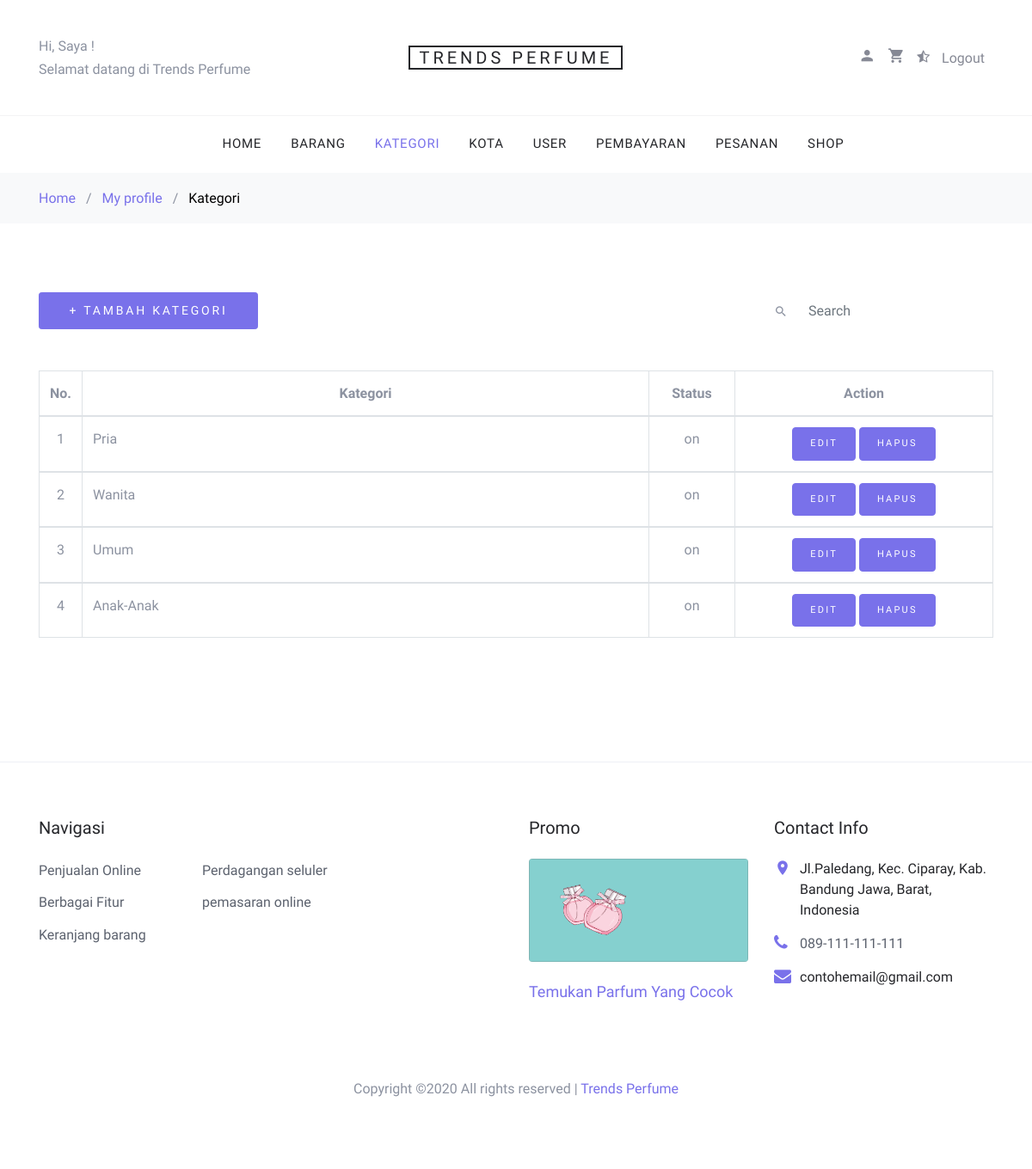
The page /index.php?page=my_profile&module=kategori&action=list (signed in) on the database its author committed.
### tables this page shows
CREATE TABLE `kategori` (
  `kategori_id` int(2) NOT NULL,
  `kategori` varchar(16) NOT NULL,
  `status` enum('on','off') NOT NULL
);

### module/kategori/list.php (the view, shortened to what this page needs)
<?php
    $search = isset($_GET["search"]) ? $_GET["search"] : false;
    $where = "";
?>
  <div class="site-wrap">
    <div class="bg-light py-3">
      <div class="container">
        <div class="row">
          <div class="col-md-12 mb-0"><a href="../../index.php">Home</a> <span class="mx-2 mb-0">/</span> <a href="list.php">My profile</a> <span class="mx-2 mb-0">/</span> <strong class="text-black">Kategori</strong> </div>
        </div>
      </div>
    </div>
    <div class="site-section">
      <div class="container">
        <div class="row">
          <div class="col-md-12">
            <div class="row mb-5">
              <div class="col-md-3 mb-3 mb-md-0">
                <a href="<?php echo BASE_URL."index.php?page=my_profile&module=kategori&action=form"; ?>"><button class="btn btn-primary btn-sm btn-block">+ Tambah Kategori</button></a>
              </div>
              <div class="col-md-6 mb-3 mb-md-0">
              </div>
              <div class="col-md-3 mb-3 mb-md-0">
                <form action="<?php echo BASE_URL."index.php"; ?>" method="GET" class="site-block-top-search">
                  <span class="icon icon-search2"></span>
                  <input type="text" value="<?php echo $search; ?>" class="form-control border-0" placeholder="Search" name="search">
                </form>
              </div>
            </div>
          </div>
        </div>
        <div class="row mb-5">
          <form class="col-md-12" method="post">
            <div class="">
              <?php
                $queryKategori = mysqli_query($link, "SELECT * FROM kategori $where");
                if(mysqli_num_rows($queryKategori) == 0) {
                    require_once("notfound.html");
                  }else{
                 ?>
              <table class="table table-bordered">
                <thead>
                  <tr class="judul">
                    <th class="tengah">No.</th>
                    <th class="kiri">Kategori</th>
                    <th class="tengah">Status</th>
                    <th class="action-kategori">Action</th>
                  </tr>
                </thead>
                <?php
                  $no = 1;
                  while ($row = mysqli_fetch_assoc($queryKategori)) {
                 ?>
                <tbody>
                  <tr>
                    <td class="tengah no-kategori"><?php echo $no; ?></td>
                    <td><?php echo $row['kategori']; ?></td>
                    <td class="tengah status-kategori"><?php echo $row['status']; ?></td>
                    <td class="form-action"><a href=" <?php echo BASE_URL."index.php?page=my_profile&module=kategori&action=form&kategori_id=$row[kategori_id]" ?> " class="btn btn-primary btn-sm-edit">Edit</a>
                    <a href="<?php echo BASE_URL."index.php?page=my_profile&module=kategori&action=delete&kategori_id=$row[kategori_id]" ?>" class="btn btn-primary btn-sm-edit">Hapus</a></td>
                  </tr>
                </tbody>
              <?php $no++; } ?>
              </table>
              <?php
               }
            ?>
            </div>
          </form>
        </div>
      </div>
    </div>
  </div>

### css/style.css (style rules this page uses)
body { cursor: default; line-height: 1.7; color: #8c92a0; font-weight: 300; font-size: 16px; }
.text-black { color: #000; }
.site-wrap:before { -webkit-transition: .3s all ease-in-out; -o-transition: .3s all ease-in-out; transition: .3s all ease-in-out; background: rgba(0, 0, 0, 0.6); content: ""; position: absolute; z-index: 2000; top: 0; left: 0; right: 0; bottom: 0; opacity: 0; visibility: hidden; }
.btn { text-transform: uppercase; position: relative; -webkit-transition: 0.2s all ease-in-out !important; -o-transition: 0.2s all ease-in-out !important; transition: 0.2s all ease-in-out !important; top: 0; letter-spacing: .05em; }
.btn.btn-sm { font-size: 14px !important; padding: 10px 20px !important; }
.btn.btn-primary { font-size: 17px; font-weight: 300; letter-spacing: .2em; }
.form-control { height: 43px; }
.site-section { padding: 2.5em 0 }
@media (min-width: 768px) { .site-section { padding: 5em 0; } }
.site-block-top-search { position: relative; }
.site-block-top-search .icon { position: absolute; left: 0; top: 50%; -webkit-transform: translateY(-50%); -ms-transform: translateY(-50%); transform: translateY(-50%); }
.site-block-top-search input { padding-left: 40px; -webkit-transition: .3s all ease-in-out; -o-transition: .3s all ease-in-out; transition: .3s all ease-in-out; }
.judul { text-align: center; }
.tengah { text-align: center; }
.form-action { text-align: center; }
.btn.btn-sm-edit { font-size: 11px !important; padding: 10px 20px !important; }
.no-kategori { width: 20px; }
.status-kategori { width: 100px; }
.action-kategori { width: 300px; text-align: center; }

### rows shown on the page
kategori: kategori "Pria", status "on"
kategori: kategori "Wanita", status "on"
kategori: kategori "Umum", status "on"
kategori: kategori "Anak-Anak", status "on"

### other values the page prints
$nama "Saya"
